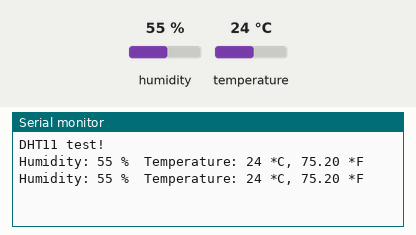
Recording of a sketch running on a simulated Arduino Uno, built with avr-gcc and run on an emulated ATmega328P. Shown: the last lines printed to the serial monitor. Inputs (shaded band) come from the test bench; at power-on: humidity 55 %, temperature 24 °C.

Above: at 3.3 s.
3.4 s: humidity set to 22 %
At 5.6 s:
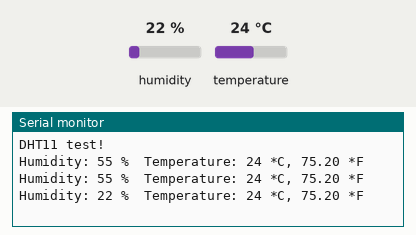
6.7 s: temperature set to 12 °C
At 8.4 s:
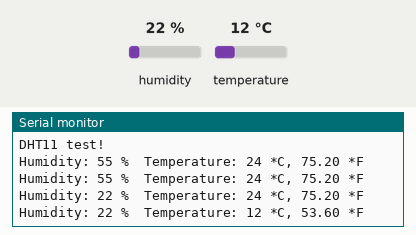
10.0 s: humidity set to 40 %
At 11.2 s:
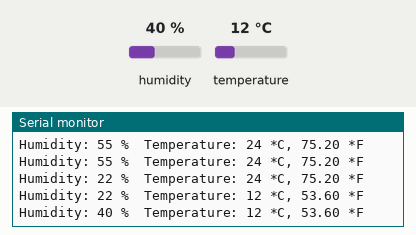
Timing chart, 0 to 13.0 s (numbered marks = the images above; inputs shaded):
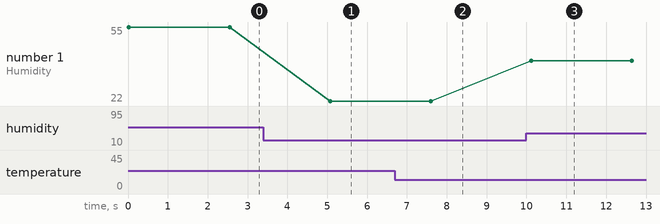

The sketch:

08-20-How_to_use_the_DHT11.ino
```cpp
/*  Arduino for Beginners with Grove
 *
 * This code is part of a course from Tech Explorations.
 * For information about this course, please see
 *
 * https://techexplorations.com/so/grove/
 *
 * For information on hardware components and the wiring needed to
 * run this sketch, please see the relevant lecture in the course.
 *
 *
 *  Created by Peter Dalmaris
 *
 */

// Example testing sketch for various DHT humidity/temperature sensors
// Written by ladyada, public domain.

// This example was modified for simplicity by Peter Dalmaris so that
// it works with the DHT11 of the Grove Beginner Kit For Arduino

#include "DHT.h"

#define DHTPIN 3     // what pin we're connected to

// Uncomment whatever type you're using!
#define DHTTYPE DHT11   // DHT 11
//#define DHTTYPE DHT22   // DHT 22  (AM2302)
//#define DHTTYPE DHT21   // DHT 21 (AM2301)

DHT dht(DHTPIN, DHTTYPE);

void setup()
{
  Serial.begin(9600);
  Serial.println("DHT11 test!");
  Wire.begin();
  dht.begin();
}

void loop()
{
  int humidity = dht.readHumidity();
  int temperature = dht.readTemperature();
  // Reading temperature or humidity takes about 250 milliseconds!
  // Sensor readings may also be up to 2 seconds 'old' (its a very slow sensor)

  Serial.print("Humidity: ");
  Serial.print(humidity);
  Serial.print(" %\t");
  Serial.print("Temperature: ");
  Serial.print(temperature);
  Serial.print(" *C, ");
  Serial.print(dht.convertCtoF(temperature));  // See library source code: https://github.com/adafruit/DHT-sensor-library/blob/master/DHT.h
  Serial.println(" *F");

  delay(2500);
}
```

Measured:
- after the input at 3.4 s, the serial monitor: prints a new line after 1.7 s (image 1)
- after the input at 6.7 s, the serial monitor: prints a new line after 0.90 s (image 2)
- after the input at 10.0 s, the serial monitor: prints a new line after 0.12 s (image 3)
- plotted number 1: 55 → 22 after the input at 3.4 s, 22 → 40 after the input at 10.0 s
